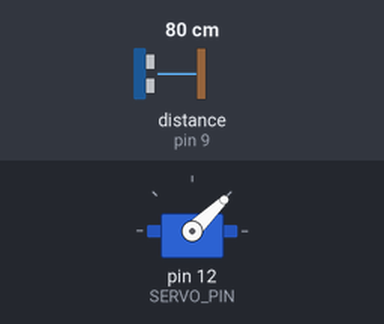
Recording of a sketch running on a simulated Arduino Uno, built with avr-gcc and run on an emulated ATmega328P. On the bench: servo. Wiring (inferred from the names in the program): ultrasonic range finder: trigger pin 8; echo pin 9. The inputs (shaded band) are chosen by the test bench; at power-on: distance to the obstacle (sensor on pin 9) 80 cm. The echo pulse lasts 58.3 µs per cm; what the sketch prints to the serial monitor is not drawn.

Above: at 1.7 s.
1.8 s: distance to the obstacle (sensor on pin 9) set to 2 cm
At 2.5 s:
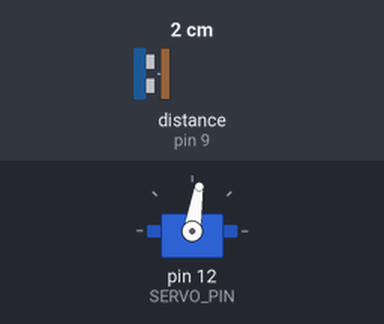
4.8 s: distance to the obstacle (sensor on pin 9) set to 299 cm
At 5.3 s:
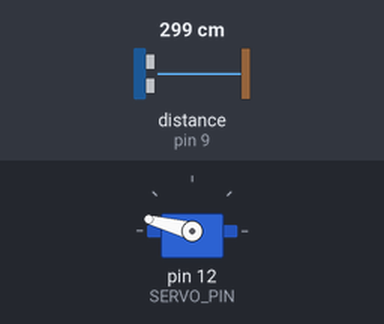
7.8 s: distance to the obstacle (sensor on pin 9) set to 9 cm
At 11.5 s:
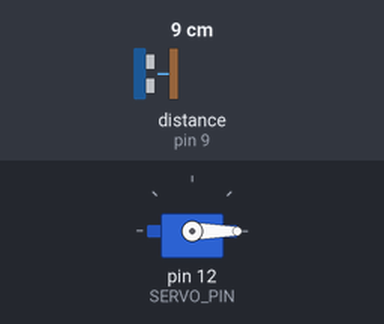
Timing chart, 0 to 13.0 s (numbered marks = the images above; inputs shaded):
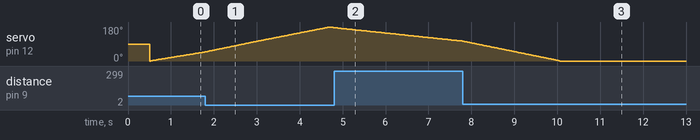

The sketch:

radar.ino
```cpp
#include <Servo.h>
#include <SoftwareSerial.h>

// --- Pin configuration ---
#define TRIG_PIN 8
#define ECHO_PIN 9
#define HC05_TX 2  // Arduino RX (connect to HC-05 TX)
#define HC05_RX 3  // Arduino TX (connect to HC-05 RX)
#define SERVO_PIN 12

// --- Globals ---
SoftwareSerial bluetooth(HC05_TX, HC05_RX);
Servo radarServo;

long duration;
int distance;

// --- Setup ---
void setup() {
    pinMode(TRIG_PIN, OUTPUT);
    pinMode(ECHO_PIN, INPUT);

    Serial.begin(9600);
    bluetooth.begin(9600);

    radarServo.attach(SERVO_PIN);
    radarServo.write(90);  // Start centered
    delay(500);

    Serial.println("Radar System Started");
    Serial.println("Sending data via HC-05 Bluetooth...");
}

// --- Main loop ---
void loop() {
    // Sweep from 0° to 180°
    for (size_t angle = 0; angle <= 180; angle++) {
        radarServo.write(angle);
        delay(15);  // Smooth movement
        distance = calculateDistance();
        sendData(angle, distance);
    }

    // Sweep back from 180° to 0°
    for (size_t angle = 180; angle >= 0; angle--) {
        radarServo.write(angle);
        delay(15);
        distance = calculateDistance();
        sendData(angle, distance);
    }
}

// --- Send angle and distance to Serial + Bluetooth ---
void sendData(int angle, int dist) {
    bluetooth.print(angle);
    bluetooth.print(",");
    bluetooth.print(dist);
    bluetooth.print(".");

    Serial.print(angle);
    Serial.print(",");
    Serial.print(dist);
    Serial.print(".");
}

// --- Ultrasonic distance measurement ---
int calculateDistance() {
    digitalWrite(TRIG_PIN, LOW);
    delayMicroseconds(2);

    digitalWrite(TRIG_PIN, HIGH);
    delayMicroseconds(10);
    digitalWrite(TRIG_PIN, LOW);

    duration = pulseIn(ECHO_PIN, HIGH, 20000);  // 20ms timeout
    int dist = duration * 0.034 / 2;

    // Limit distance to realistic range
    if (dist < 0 || dist > 400) dist = 0;

    return dist;
}
```
